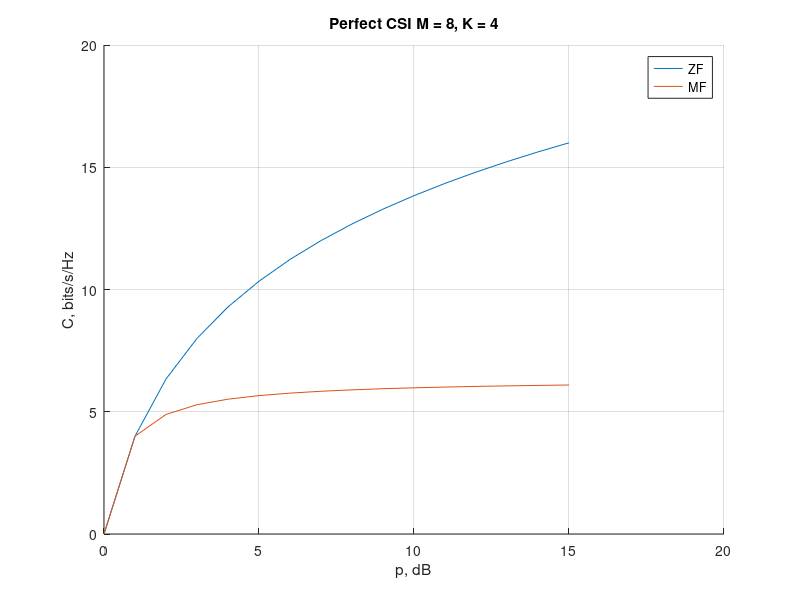

MATLAB code to generate this figure: (Note: this script raises an error after producing the figure.)
clc;clear;close all;
% Performance Analysis and Comparison of ZF and MRT Based Downlink Massive MIMO Systems
%%
p_dB = 0:15;
M = 8;
K = 4;

SINR_ZF = p_dB*(M-K)/K;
SINR_MF = p_dB*M./(K*(p_dB+1));

C_ZF = K*log2(1 + SINR_ZF);
C_MF = K*log2(1 + SINR_MF);

figure
hold on
plot(p_dB, C_ZF);
grid on
hold on
plot(p_dB, C_MF);
title('Perfect CSI M = 8, K = 4');
grid on;
xlabel('p, dB');
ylabel('C, bits/s/Hz');
legend('ZF','MF')

clear;
p_dB = 20;
K = 10;
M = K:200;
alpha = M/K;

C_TPE = zeros(1,size(M,2));
k = 1;
for i = M(1):M(end)
    SINR_TPE = calcSINR_TPE(i,K);
    C_TPE(k) = sum(log2(1 + SINR_TPE));
    k = k + 1;
end

SINR_ZF = p_dB*(alpha - 1);
SINR_MF = p_dB*alpha/(p_dB + 1);

C_ZF = K*log2(1 + SINR_ZF);
C_MF = K*log2(1 + SINR_MF);


figure
hold on
plot(M, C_ZF);
grid on
hold on
plot(M, C_MF);
hold on
% plot(M, abs(C_TPE));
title('Perfect CSI p = 20 dB, K = 10');
grid on;
xlabel('M');
ylabel('C, bits/s/Hz');
legend('ZF', 'MF')